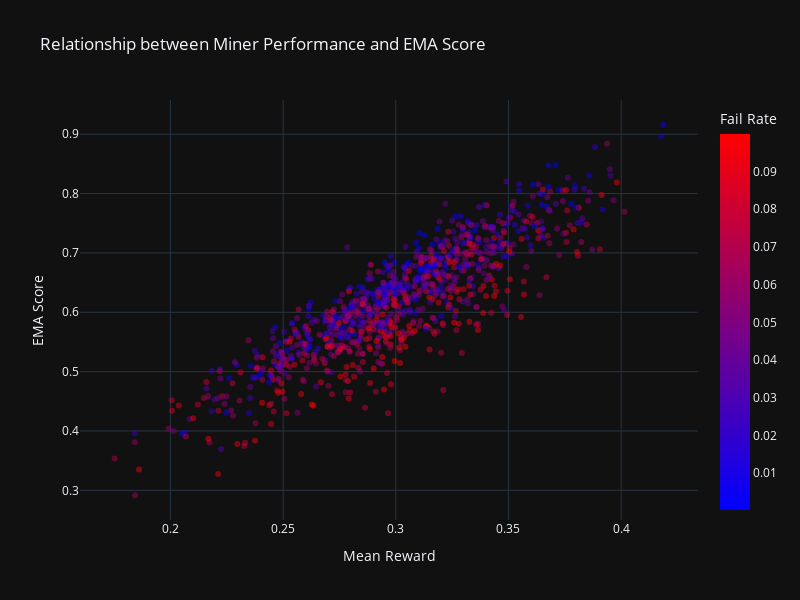

Here is the notebook cell this chart was saved with:
### Code cell
def apply_reward_func(raw_rewards, p):
    exponent = (p**6.64385619)*100 # 6.64385619 = ln(100)/ln(2) -> this way if p=0.5, the exponent is exatly 1
    positive_rewards = np.clip(raw_rewards, 0, np.inf)
    normalised_rewards = positive_rewards / np.max(positive_rewards)
    post_func_rewards = normalised_rewards ** exponent
    all_rewards = post_func_rewards
    all_rewards[raw_rewards < 0] = 0
    return all_rewards

def get_raw_rewards(miners : List[Miner]):
    return np.array([miner.reward() for miner in miners])

def get_rewards(miners : List[Miner], p):
    raw_rewards = get_raw_rewards(miners)
    rewards = apply_reward_func(raw_rewards, p)
    return {'raw_rewards':raw_rewards, 'rewards':rewards}

def run_simulation(num_miners=1000, p=0.5, num_steps=1000, ema_alpha=0.1, sample_size=100):
    miners = [Miner(mean=np.random.randn()*0.04+0.3, std=np.random.randn()*0.008+0.05, fail_rate=np.random.rand()*0.1) for _ in range(1000)]

    ema_scores = np.zeros(len(miners))
    ema_history = []

    for i in range(num_steps):
        indices = np.random.choice(num_miners, sample_size, replace=False)
        selected_miners = [miners[i] for i in indices]
        rewards = get_rewards(selected_miners, p)
        ema_scores[indices] = ema_scores[indices] * (1 - ema_alpha) + rewards['rewards'] * ema_alpha
        ema_history.append(ema_scores)


    df = pd.DataFrame([{'i':i, 'mean':miners[i].mean, 'std':miners[i].std, 'fail_rate':miners[i].fail_rate, 'reward_mean':miners[i].mean * (1-miners[i].fail_rate)} for i in range(num_miners)])
    df['ema_score'] = ema_scores
    return df

df = run_simulation(num_miners=1000, p=0.5, num_steps=1000, ema_alpha=0.1, sample_size=100)
px.scatter(df, x='mean', y='ema_score', color='fail_rate', 
           labels={'mean':'Mean Reward', 'ema_score':'EMA Score', 'fail_rate':'Fail Rate'},
           opacity=0.5, color_continuous_scale='BlueRed',
           title='Relationship between Miner Performance and EMA Score',
           template='plotly_dark', width=800, height=600)

### Figure 1 — Plotly figure (JSON) as saved in the notebook; plotly's stock layout.template omitted (floating-point values rounded to 4 significant figures; data arrays with more than 128 entries replaced by an {"elided": "..."} marker saying what was removed)
{"data": [{"hovertemplate": "Mean Reward=%{x}<br>EMA Score=%{y}<br>Fail Rate=%{marker.color}<extra></extra>", "legendgroup": "", "marker": {"color": {"elided": "1000 float values"}, "coloraxis": "coloraxis", "opacity": 0.5, "symbol": "circle"}, "mode": "markers", "name": "", "orientation": "v", "showlegend": false, "type": "scatter", "x": {"elided": "1000 float values"}, "xaxis": "x", "y": {"elided": "1000 float values"}, "yaxis": "y"}], "layout": {"coloraxis": {"colorbar": {"title": {"text": "Fail Rate"}}, "colorscale": [[0, "rgb(0,0,255)"], [1, "rgb(255,0,0)"]]}, "height": 600, "legend": {"tracegroupgap": 0}, "title": {"text": "Relationship between Miner Performance and EMA Score"}, "width": 800, "xaxis": {"anchor": "y", "domain": [0, 1], "title": {"text": "Mean Reward"}}, "yaxis": {"anchor": "x", "domain": [0, 1], "title": {"text": "EMA Score"}}}}
